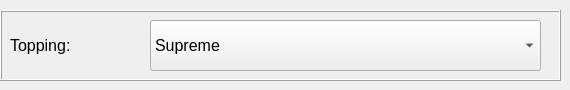
    <widget class="QWidget" name="page_6">
     <widget class="QFrame" name="frame_8">
      <property name="geometry">
       <rect>
        <x>0</x>
        <y>10</y>
        <width>561</width>
        <height>71</height>
       </rect>
      </property>
      <property name="frameShape">
       <enum>QFrame::Box</enum>
      </property>
      <property name="frameShadow">
       <enum>QFrame::Raised</enum>
      </property>
      <widget class="QComboBox" name="singleTop">
       <property name="geometry">
        <rect>
         <x>150</x>
         <y>10</y>
         <width>391</width>
         <height>51</height>
        </rect>
       </property>
       <property name="font">
        <font>
         <pointsize>12</pointsize>
        </font>
       </property>
       <item>
        <property name="text">
         <string>Supreme</string>
        </property>
       </item>
       <item>
        <property name="text">
         <string>Cheesy Cheese</string>
        </property>
       </item>
       <item>
        <property name="text">
         <string>Quatro Cheese Mushroom</string>
        </property>
       </item>
       <item>
        <property name="text">
         <string>Smokebeef</string>
        </property>
       </item>
       <item>
        <property name="text">
         <string>Carnivor</string>
        </property>
       </item>
       <item>
        <property name="text">
         <string>BBQ Bratwurst</string>
        </property>
       </item>
       <item>
        <property name="text">
         <string>Creamy Tuna Mayo</string>
        </property>
       </item>
      </widget>
      <widget class="QLabel" name="label_9">
       <property name="geometry">
        <rect>
         <x>10</x>
         <y>10</y>
         <width>161</width>
         <height>51</height>
        </rect>
       </property>
       <property name="font">
        <font>
         <pointsize>12</pointsize>
        </font>
       </property>
       <property name="text">
        <string>Topping:</string>
       </property>
      </widget>
     </widget>
    </widget>
